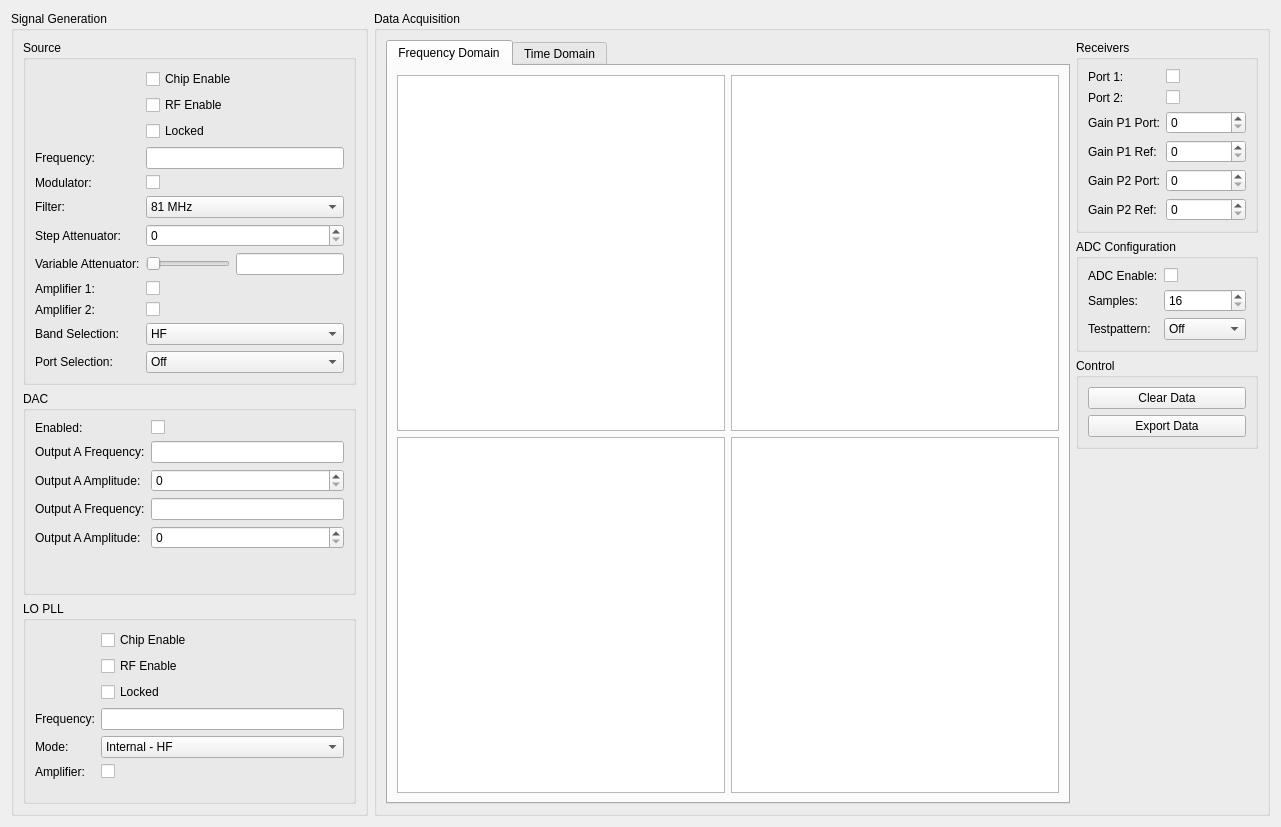
<?xml version="1.0" encoding="UTF-8"?>
<ui version="4.0">
 <class>ManualControlDialogVFD</class>
 <widget class="QWidget" name="ManualControlDialogVFD">
  <property name="windowModality">
   <enum>Qt::ApplicationModal</enum>
  </property>
  <property name="geometry">
   <rect>
    <x>0</x>
    <y>0</y>
    <width>1281</width>
    <height>827</height>
   </rect>
  </property>
  <property name="windowTitle">
   <string>Manual Control</string>
  </property>
  <layout class="QHBoxLayout" name="horizontalLayout" stretch="0,1">
   <item>
    <widget class="QGroupBox" name="groupBox_10">
     <property name="title">
      <string>Signal Generation</string>
     </property>
     <layout class="QVBoxLayout" name="verticalLayout">
      <item>
       <widget class="QGroupBox" name="groupBox_3">
        <property name="title">
         <string>Source</string>
        </property>
        <layout class="QFormLayout" name="formLayout_4">
         <item row="4" column="0">
          <widget class="QLabel" name="label_9">
           <property name="text">
            <string>Modulator:</string>
           </property>
          </widget>
         </item>
         <item row="4" column="1">
          <widget class="QCheckBox" name="SourceModEn">
           <property name="text">
            <string/>
           </property>
          </widget>
         </item>
         <item row="5" column="0">
          <widget class="QLabel" name="label_10">
           <property name="text">
            <string>Filter:</string>
           </property>
          </widget>
         </item>
         <item row="5" column="1">
          <widget class="QComboBox" name="SourceFilter">
           <item>
            <property name="text">
             <string>81 MHz</string>
            </property>
           </item>
           <item>
            <property name="text">
             <string>130 MHz</string>
            </property>
           </item>
           <item>
            <property name="text">
             <string>213 MHz</string>
            </property>
           </item>
           <item>
            <property name="text">
             <string>345 MHz</string>
            </property>
           </item>
           <item>
            <property name="text">
             <string>550 MHz</string>
            </property>
           </item>
           <item>
            <property name="text">
             <string>910 MHz</string>
            </property>
           </item>
           <item>
            <property name="text">
             <string>1480 MHz</string>
            </property>
           </item>
           <item>
            <property name="text">
             <string>2370 MHz</string>
            </property>
           </item>
           <item>
            <property name="text">
             <string>3840 MHz</string>
            </property>
           </item>
           <item>
            <property name="text">
             <string>6200 MHz</string>
            </property>
           </item>
          </widget>
         </item>
         <item row="6" column="0">
          <widget class="QLabel" name="label_11">
           <property name="text">
            <string>Step Attenuator:</string>
           </property>
          </widget>
         </item>
         <item row="6" column="1">
          <widget class="QSpinBox" name="SourceStepAtt">
           <property name="maximum">
            <number>31</number>
           </property>
          </widget>
         </item>
         <item row="7" column="0">
          <widget class="QLabel" name="label_14">
           <property name="text">
            <string>Variable Attenuator:</string>
           </property>
          </widget>
         </item>
         <item row="7" column="1">
          <layout class="QHBoxLayout" name="horizontalLayout_3">
           <item>
            <widget class="QSlider" name="SourceVariableAttSlider">
             <property name="maximum">
              <number>1023</number>
             </property>
             <property name="orientation">
              <enum>Qt::Horizontal</enum>
             </property>
            </widget>
           </item>
           <item>
            <widget class="SIUnitEdit" name="SourceVariableAttEntry"/>
           </item>
          </layout>
         </item>
         <item row="8" column="0">
          <widget class="QLabel" name="label_16">
           <property name="text">
            <string>Amplifier 1:</string>
           </property>
          </widget>
         </item>
         <item row="8" column="1">
          <widget class="QCheckBox" name="SourceAmp1En">
           <property name="text">
            <string/>
           </property>
          </widget>
         </item>
         <item row="9" column="0">
          <widget class="QLabel" name="label_17">
           <property name="text">
            <string>Amplifier 2:</string>
           </property>
          </widget>
         </item>
         <item row="9" column="1">
          <widget class="QCheckBox" name="SourceAmp2En">
           <property name="text">
            <string/>
           </property>
          </widget>
         </item>
         <item row="3" column="1">
          <widget class="SIUnitEdit" name="SourceFrequency"/>
         </item>
         <item row="3" column="0">
          <widget class="QLabel" name="label_2">
           <property name="text">
            <string>Frequency:</string>
           </property>
          </widget>
         </item>
         <item row="10" column="0">
          <widget class="QLabel" name="label_3">
           <property name="text">
            <string>Band Selection:</string>
           </property>
          </widget>
         </item>
         <item row="10" column="1">
          <widget class="QComboBox" name="SourceBandsel">
           <item>
            <property name="text">
             <string>HF</string>
            </property>
           </item>
           <item>
            <property name="text">
             <string>LF</string>
            </property>
           </item>
           <item>
            <property name="text">
             <string>LF -20 dBm</string>
            </property>
           </item>
           <item>
            <property name="text">
             <string>LF -40 dBm</string>
            </property>
           </item>
          </widget>
         </item>
         <item row="2" column="1">
          <widget class="QCheckBox" name="SourceLocked">
           <property name="enabled">
            <bool>true</bool>
           </property>
           <property name="text">
            <string>Locked</string>
           </property>
          </widget>
         </item>
         <item row="1" column="1">
          <widget class="QCheckBox" name="SourceRFEN">
           <property name="text">
            <string>RF Enable</string>
           </property>
          </widget>
         </item>
         <item row="0" column="1">
          <widget class="QCheckBox" name="SourceCE">
           <property name="text">
            <string>Chip Enable</string>
           </property>
          </widget>
         </item>
         <item row="11" column="0">
          <widget class="QLabel" name="label_13">
           <property name="text">
            <string>Port Selection:</string>
           </property>
          </widget>
         </item>
         <item row="11" column="1">
          <widget class="QComboBox" name="SourcePortSel">
           <item>
            <property name="text">
             <string>Off</string>
            </property>
           </item>
           <item>
            <property name="text">
             <string>Port 1</string>
            </property>
           </item>
           <item>
            <property name="text">
             <string>Port 2</string>
            </property>
           </item>
          </widget>
         </item>
        </layout>
       </widget>
      </item>
      <item>
       <widget class="QGroupBox" name="groupBox">
        <property name="title">
         <string>DAC</string>
        </property>
        <layout class="QFormLayout" name="formLayout_2">
         <item row="0" column="0">
          <widget class="QLabel" name="label_4">
           <property name="text">
            <string>Enabled:</string>
           </property>
          </widget>
         </item>
         <item row="0" column="1">
          <widget class="QCheckBox" name="DACEnable">
           <property name="text">
            <string/>
           </property>
          </widget>
         </item>
         <item row="1" column="0">
          <widget class="QLabel" name="label_6">
           <property name="text">
            <string>Output A Frequency:</string>
           </property>
          </widget>
         </item>
         <item row="1" column="1">
          <widget class="SIUnitEdit" name="DACFrequencyA"/>
         </item>
         <item row="2" column="0">
          <widget class="QLabel" name="label_7">
           <property name="text">
            <string>Output A Amplitude:</string>
           </property>
          </widget>
         </item>
         <item row="2" column="1">
          <widget class="QSpinBox" name="DACAmplitudeA">
           <property name="maximum">
            <number>2047</number>
           </property>
          </widget>
         </item>
         <item row="3" column="0">
          <widget class="QLabel" name="label_8">
           <property name="text">
            <string>Output A Frequency:</string>
           </property>
          </widget>
         </item>
         <item row="3" column="1">
          <widget class="SIUnitEdit" name="DACFrequencyB"/>
         </item>
         <item row="4" column="0">
          <widget class="QLabel" name="label_12">
           <property name="text">
            <string>Output A Amplitude:</string>
           </property>
          </widget>
         </item>
         <item row="4" column="1">
          <widget class="QSpinBox" name="DACAmplitudeB">
           <property name="maximum">
            <number>2047</number>
           </property>
          </widget>
         </item>
        </layout>
       </widget>
      </item>
      <item>
       <widget class="QGroupBox" name="groupBox_2">
        <property name="title">
         <string>LO PLL</string>
        </property>
        <layout class="QFormLayout" name="formLayout">
         <item row="3" column="0">
          <widget class="QLabel" name="label_5">
           <property name="text">
            <string>Frequency:</string>
           </property>
          </widget>
         </item>
         <item row="3" column="1">
          <widget class="SIUnitEdit" name="LOFrequency"/>
         </item>
         <item row="4" column="0">
          <widget class="QLabel" name="label">
           <property name="text">
            <string>Mode:</string>
           </property>
          </widget>
         </item>
         <item row="4" column="1">
          <widget class="QComboBox" name="LOMode">
           <item>
            <property name="text">
             <string>Internal - HF</string>
            </property>
           </item>
           <item>
            <property name="text">
             <string>Internal -LF</string>
            </property>
           </item>
           <item>
            <property name="text">
             <string>External</string>
            </property>
           </item>
          </widget>
         </item>
         <item row="2" column="1">
          <widget class="QCheckBox" name="LOLocked">
           <property name="enabled">
            <bool>true</bool>
           </property>
           <property name="text">
            <string>Locked</string>
           </property>
          </widget>
         </item>
         <item row="1" column="1">
          <widget class="QCheckBox" name="LORFEN">
           <property name="text">
            <string>RF Enable</string>
           </property>
          </widget>
         </item>
         <item row="0" column="1">
          <widget class="QCheckBox" name="LOCE">
           <property name="text">
            <string>Chip Enable</string>
           </property>
          </widget>
         </item>
         <item row="5" column="0">
          <widget class="QLabel" name="label_15">
           <property name="text">
            <string>Amplifier:</string>
           </property>
          </widget>
         </item>
         <item row="5" column="1">
          <widget class="QCheckBox" name="LOAmpEn">
           <property name="text">
            <string/>
           </property>
          </widget>
         </item>
        </layout>
       </widget>
      </item>
     </layout>
    </widget>
   </item>
   <item>
    <widget class="QGroupBox" name="groupBox_4">
     <property name="title">
      <string>Data Acquisition</string>
     </property>
     <layout class="QHBoxLayout" name="horizontalLayout_2" stretch="1,0">
      <item>
       <widget class="QTabWidget" name="tabWidget">
        <property name="currentIndex">
         <number>0</number>
        </property>
        <widget class="QWidget" name="tab">
         <attribute name="title">
          <string>Frequency Domain</string>
         </attribute>
         <layout class="QGridLayout" name="gridLayout">
          <item row="0" column="0">
           <widget class="QChartView" name="spectrumA"/>
          </item>
          <item row="0" column="1">
           <widget class="QChartView" name="spectrumB"/>
          </item>
          <item row="1" column="0">
           <widget class="QChartView" name="spectrumC"/>
          </item>
          <item row="1" column="1">
           <widget class="QChartView" name="spectrumD"/>
          </item>
         </layout>
        </widget>
        <widget class="QWidget" name="tab_2">
         <attribute name="title">
          <string>Time Domain</string>
         </attribute>
         <layout class="QGridLayout" name="gridLayout_2">
          <item row="0" column="0">
           <widget class="QChartView" name="timeA"/>
          </item>
          <item row="0" column="1">
           <widget class="QChartView" name="timeB"/>
          </item>
          <item row="1" column="0">
           <widget class="QChartView" name="timeC"/>
          </item>
          <item row="1" column="1">
           <widget class="QChartView" name="timeD"/>
          </item>
         </layout>
        </widget>
       </widget>
      </item>
      <item>
       <layout class="QVBoxLayout" name="verticalLayout_3" stretch="0,0,0,1">
        <item>
         <widget class="QGroupBox" name="groupBox_6">
          <property name="title">
           <string>Receivers</string>
          </property>
          <layout class="QFormLayout" name="formLayout_5">
           <item row="0" column="0">
            <widget class="QLabel" name="label_21">
             <property name="text">
              <string>Port 1:</string>
             </property>
            </widget>
           </item>
           <item row="1" column="0">
            <widget class="QLabel" name="label_22">
             <property name="text">
              <string>Port 2:</string>
             </property>
            </widget>
           </item>
           <item row="0" column="1">
            <widget class="QCheckBox" name="Port1RXEN">
             <property name="text">
              <string/>
             </property>
            </widget>
           </item>
           <item row="1" column="1">
            <widget class="QCheckBox" name="Port2RXEN">
             <property name="text">
              <string/>
             </property>
            </widget>
           </item>
           <item row="2" column="0">
            <widget class="QLabel" name="label_23">
             <property name="text">
              <string>Gain P1 Port:</string>
             </property>
            </widget>
           </item>
           <item row="3" column="0">
            <widget class="QLabel" name="label_24">
             <property name="text">
              <string>Gain P1 Ref:</string>
             </property>
            </widget>
           </item>
           <item row="4" column="0">
            <widget class="QLabel" name="label_25">
             <property name="text">
              <string>Gain P2 Port:</string>
             </property>
            </widget>
           </item>
           <item row="5" column="0">
            <widget class="QLabel" name="label_26">
             <property name="text">
              <string>Gain P2 Ref:</string>
             </property>
            </widget>
           </item>
           <item row="2" column="1">
            <widget class="QSpinBox" name="P1VGAPort">
             <property name="maximum">
              <number>63</number>
             </property>
            </widget>
           </item>
           <item row="3" column="1">
            <widget class="QSpinBox" name="P1VGARef">
             <property name="maximum">
              <number>63</number>
             </property>
            </widget>
           </item>
           <item row="4" column="1">
            <widget class="QSpinBox" name="P2VGAPort">
             <property name="maximum">
              <number>63</number>
             </property>
            </widget>
           </item>
           <item row="5" column="1">
            <widget class="QSpinBox" name="P2VGARef">
             <property name="maximum">
              <number>63</number>
             </property>
            </widget>
           </item>
          </layout>
         </widget>
        </item>
        <item>
         <widget class="QGroupBox" name="groupBox_5">
          <property name="title">
           <string>ADC Configuration</string>
          </property>
          <layout class="QFormLayout" name="formLayout_3">
           <item row="0" column="0">
            <widget class="QLabel" name="label_18">
             <property name="text">
              <string>ADC Enable:</string>
             </property>
            </widget>
           </item>
           <item row="0" column="1">
            <widget class="QCheckBox" name="ADCEnable">
             <property name="text">
              <string/>
             </property>
            </widget>
           </item>
           <item row="1" column="0">
            <widget class="QLabel" name="label_19">
             <property name="text">
              <string>Samples:</string>
             </property>
            </widget>
           </item>
           <item row="1" column="1">
            <widget class="QSpinBox" name="ADCSamples">
             <property name="minimum">
              <number>16</number>
             </property>
             <property name="maximum">
              <number>131072</number>
             </property>
             <property name="singleStep">
              <number>16</number>
             </property>
            </widget>
           </item>
           <item row="2" column="0">
            <widget class="QLabel" name="label_20">
             <property name="text">
              <string>Testpattern:</string>
             </property>
            </widget>
           </item>
           <item row="2" column="1">
            <widget class="QComboBox" name="ADCTestPattern">
             <item>
              <property name="text">
               <string>Off</string>
              </property>
             </item>
             <item>
              <property name="text">
               <string>Zeros</string>
              </property>
             </item>
             <item>
              <property name="text">
               <string>Ones</string>
              </property>
             </item>
             <item>
              <property name="text">
               <string>Toggle</string>
              </property>
             </item>
             <item>
              <property name="text">
               <string>Ramp</string>
              </property>
             </item>
             <item>
              <property name="text">
               <string>Custom</string>
              </property>
             </item>
             <item>
              <property name="text">
               <string>Deskew</string>
              </property>
             </item>
             <item>
              <property name="text">
               <string>Reserved</string>
              </property>
             </item>
             <item>
              <property name="text">
               <string>PRBS</string>
              </property>
             </item>
             <item>
              <property name="text">
               <string>Sine</string>
              </property>
             </item>
            </widget>
           </item>
          </layout>
         </widget>
        </item>
        <item>
         <widget class="QGroupBox" name="groupBox_7">
          <property name="title">
           <string>Control</string>
          </property>
          <layout class="QVBoxLayout" name="verticalLayout_2">
           <item>
            <widget class="QPushButton" name="clearData">
             <property name="text">
              <string>Clear Data</string>
             </property>
            </widget>
           </item>
           <item>
            <widget class="QPushButton" name="exportData">
             <property name="text">
              <string>Export Data</string>
             </property>
            </widget>
           </item>
          </layout>
         </widget>
        </item>
        <item>
         <spacer name="verticalSpacer">
          <property name="orientation">
           <enum>Qt::Vertical</enum>
          </property>
          <property name="sizeHint" stdset="0">
           <size>
            <width>20</width>
            <height>40</height>
           </size>
          </property>
         </spacer>
        </item>
       </layout>
      </item>
     </layout>
    </widget>
   </item>
  </layout>
 </widget>
 <customwidgets>
  <customwidget>
   <class>SIUnitEdit</class>
   <extends>QLineEdit</extends>
   <header>CustomWidgets/siunitedit.h</header>
  </customwidget>
  <customwidget>
   <class>QChartView</class>
   <extends>QGraphicsView</extends>
   <header>QtCharts</header>
  </customwidget>
 </customwidgets>
 <resources/>
 <connections/>
</ui>
